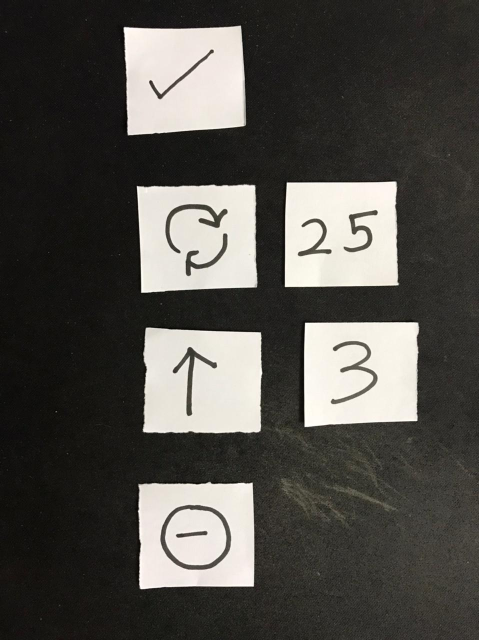
#> input picture backend/server/lexer/test/test3.jpeg, 958 x 1280 px (shown at 1/2 size)
$ python block_detector.py
#> lines starting #> are read from the running program, lines starting #| are printed output that depends on the picture; after the words box and inside, x2 and y2 are one past the last pixel; in counts of white or black regions, pixels touching at a corner belong together
import cv2
import imutils
import numpy as np
import random

def scale_contour(contour, scale):

    M = cv2.moments(contour)
    cx = int(M['m10']/M['m00'])
    cy = int(M['m01']/M['m00'])

    cx_scaled = int(M['m10']/M['m00'])*scale
    cy_scaled = int(M['m01']/M['m00'])*scale

    cnt_norm = contour - [cx, cy]
    cnt_scaled = cnt_norm * scale
    cnt_scaled = cnt_scaled + [cx_scaled, cy_scaled]
    cnt_scaled = cnt_scaled.astype(np.int32)

    return cnt_scaled, cy_scaled

def preprocess(image):

	# resize to smaller factor for better shape approximation
	resized = imutils.resize(image, width=300)
	ratio = image.shape[0] / float(resized.shape[0])

	# convert the resized image to grayscale, blur slightly and threshold it
	gray = cv2.cvtColor(resized, cv2.COLOR_BGR2GRAY)
	blurred = cv2.medianBlur(gray,5)

	# sharpen image to enhance edges
	kernel = np.array((
	[0, -1, 0],
	[-1, 5, -1],
	[0, -1, 0]), dtype="int")
	sharpened = cv2.filter2D(blurred, -1, kernel)

	return sharpened, ratio

def contour_detection(preprocessed_image, src_image, ratio):

	output_patches = []
	centroids = []
	heights = [] # h/2

	edged = cv2.Canny(preprocessed_image, 30, 200)
	contours, _ = cv2.findContours(edged, cv2.RETR_EXTERNAL, cv2.CHAIN_APPROX_NONE)

	cnt_rects = []

	for contour in reversed(contours):
		if len(contour) >= 4:
			if cv2.contourArea(contour) > 300:
				cnt_rects.append((cv2.boundingRect(contour), contour))

	# Sort all the lines vertically first
	sort_vert = sorted(cnt_rects,key=lambda  x:x[0][1]) # sort the contours using y co ordinate
	# print(len(sort_vert))
	lines = [[]]
	lines[0].append(sort_vert[0])

	# Separate the blocks into their separate lines
	for i in range(1, len(sort_vert)):
		if abs(sort_vert[i][0][1] - sort_vert[i-1][0][1]) > abs(sort_vert[i][0][3]/2 + sort_vert[i-1][0][3]/2):
			lines.append([])
		lines[len(lines)-1].append(sort_vert[i])

	# Sort the blocks in each line horizontally
	for i in range(0, len(lines)):
		lines[i] = sorted(lines[i], key=lambda x:x[0][0])

	output_patches = []
	# Get the output image patch for each block
	for line in lines:
		for block in line:
			cnt_rect, contour = block
			cnt_scaled, cy_scaled = scale_contour(contour, ratio)
			x, y, w, h = cv2.boundingRect(cnt_scaled)
			img = src_image[y:y+h, x:x+w]
			output_patches.append(img)
			# cv2.imshow('patch'+ str(random.randint(0, 100)), img)
			# cv2.waitKey(0)
			# cv2.destroyAllWindows()

	return output_patches, lines

def detect_tokens(image): # wrapper function

	'''output : output_patches = list of cropped token images
				line_number    = list of line numbers where each token appears

			use the index of list for the sequential token numbers
	'''

	preprocessed_img, ratio = preprocess(image)
	output_patches, lines =  contour_detection(preprocessed_img, image, ratio)
	line_numbers = [line_no for line_no in range(0, len(lines)) for i in range(0, len(lines[line_no])) ]

	return output_patches, line_numbers


# test
if __name__ == "__main__":
	image_path = './test/test3.jpeg'
	image = cv2.imread(image_path)
#> image is the input picture: shape (1280, 958, 3); mean B, G, R 73.6, 78.3, 80.4
	output_patches, line_number = detect_tokens(image)
#> in preprocess, `resized = imutils.resize(image, width=300)`:
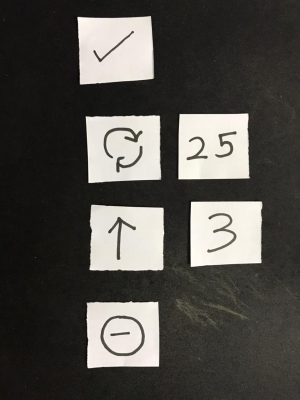
#> resized: shape (400, 300, 3); mean B, G, R 73.6, 78.3, 80.4
#> in preprocess, `sharpened = cv2.filter2D(blurred, -1, kernel)`:
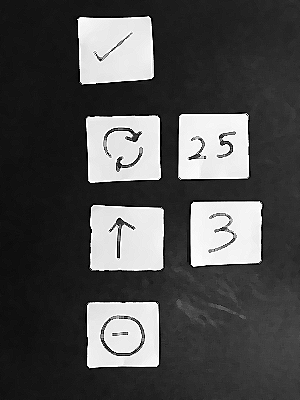
#> sharpened: shape (400, 300); min 0, max 255, mean 78.1
#> in detect_tokens, `preprocessed_img, ratio = preprocess(image)`: ratio = 3.2
#> in contour_detection, `edged = cv2.Canny(preprocessed_image, 30, 200)`:
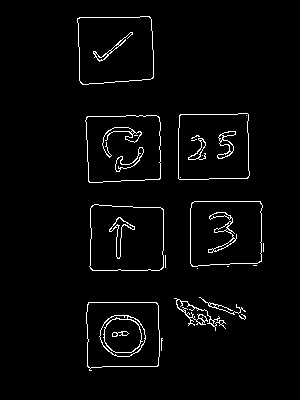
#> edged: shape (400, 300); 2.8% white in thin lines or dots, all inside (x1, y1, x2, y2) = (77, 16, 264, 371)
#> in contour_detection, `contours, _ = cv2.findContours(edged, cv2.RETR_EXTERNAL, cv2.CHAIN_APP..`: contours = 15 contours, 7 with area under 20; largest, box (x1, y1, x2, y2) and area: (77, 16, 154, 85) 4757, (85, 115, 161, 183) 4718, (89, 204, 164, 271) 4634, (86, 302, 160, 371) 4590, (178, 113, 250, 180) 4498, (190, 201, 263, 267) 4448, (174, 298, 226, 331) 137, (199, 297, 246, 315) 34
#> the loop in contour_detection, `for contour in reversed(contours):` made 15 passes
#> contour on passes 9 to 10: [[227, 266], [228, 266]], [[197, 268]]
#> after the loop in contour_detection, `for contour in reversed(contours):`: cnt_rects = 6 items
#> the loop in contour_detection, `for i in range(1, len(sort_vert)):` made 5 passes
#> after the loop in contour_detection, `for i in range(1, len(sort_vert)):`: lines = 4 items
#> the loop in contour_detection, `for i in range(0, len(lines)):` made 4 passes
#> the loop in contour_detection, `for line in lines:` made 4 passes
#> after the loop in contour_detection, `for line in lines:`: output_patches = 6 items
#> in detect_tokens, `output_patches, lines =  contour_detection(preprocessed_img, image, ra..`: lines = 4 items
#> in detect_tokens, `line_numbers = [line_no for line_no in range(0, len(lines)) for i in r..`: line_numbers = [0, 1, 1, 2, 2, 3]
#> output_patches = 6 items; line_number = [0, 1, 1, 2, 2, 3]
	print(line_number)
#| [0, 1, 1, 2, 2, 3]

$ run again, with backend/server/lexer/test/test.jpg copied over backend/server/lexer/test/test3.jpeg
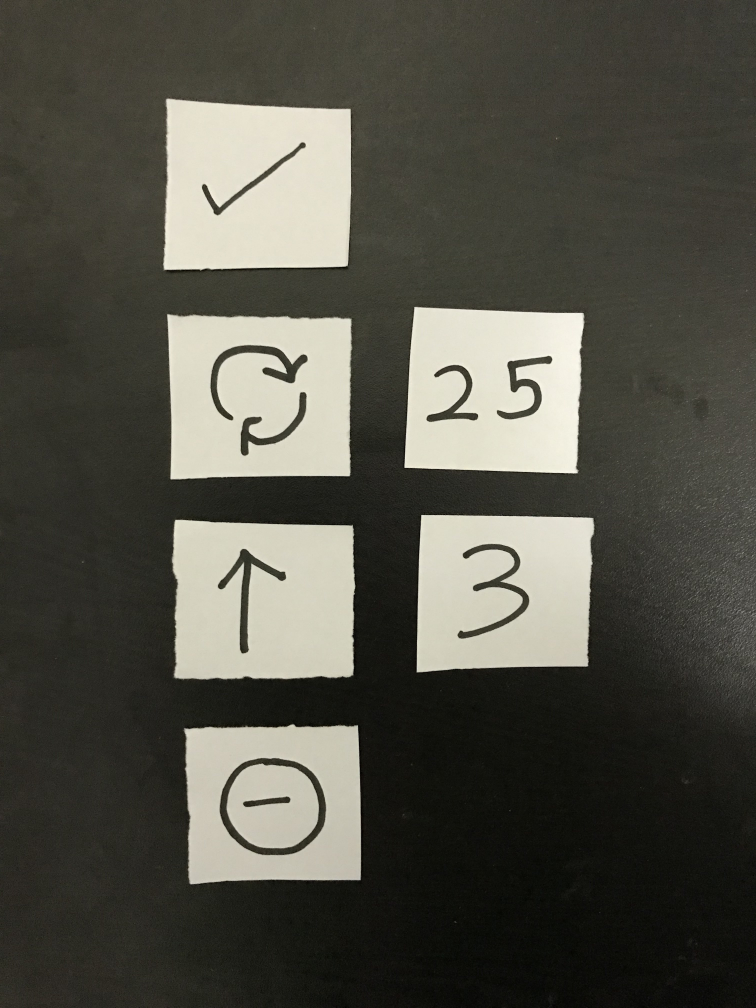
#> input picture backend/server/lexer/test/test.jpg, 3024 x 4032 px (shown at 1/4 size)
#> image is the input picture: shape (4032, 3024, 3); mean B, G, R 71.5, 81, 82.1
#> in preprocess, `sharpened = cv2.filter2D(blurred, -1, kernel)`:
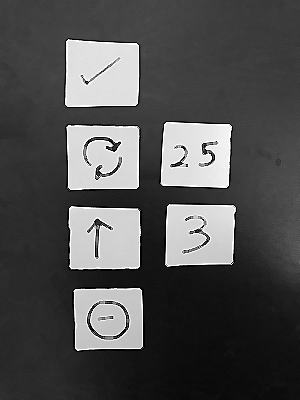
#> sharpened: shape (400, 300); min 0, max 255, mean 80.4
#> in detect_tokens, `preprocessed_img, ratio = preprocess(image)`: ratio = 10.08
#> in contour_detection, `edged = cv2.Canny(preprocessed_image, 30, 200)`:
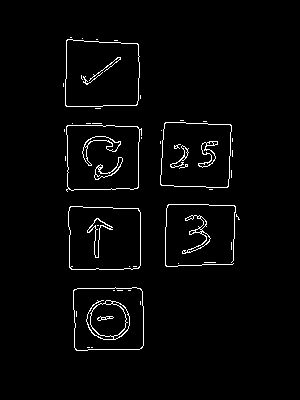
#> edged: shape (400, 300); 2.5% white in thin lines or dots, all inside (x1, y1, x2, y2) = (63, 37, 240, 351)
#> contours = 32 contours, 26 with area under 20; largest, box (x1, y1, x2, y2) and area: (65, 39, 140, 107) 4650, (66, 125, 142, 192) 4517, (68, 206, 141, 270) 4371, (160, 122, 232, 188) 4278, (73, 287, 144, 351) 4211, (182, 215, 211, 254) 214
#> the loop in contour_detection, `for contour in reversed(contours):` made 32 passes
#> contour on passes 1, 2, 4, 12, 16, 17, 18, 20: [[70, 37], [71, 37]], [[82, 38]], [[96, 39], [97, 39]], [[72, 123]], [[64, 129], [64, 130], [64, 131], [64, 130]], [[161, 130]], [[141, 137], [141, 138]], [[160, 141], [160, 142], [160, 143], [160, 142]]
#> after the loop in contour_detection, `for contour in reversed(contours):`: cnt_rects = 5 items
#> the loop in contour_detection, `for i in range(1, len(sort_vert)):` made 4 passes
#> after the loop in contour_detection, `for i in range(1, len(sort_vert)):`: lines = 4 items
#> the loop in contour_detection, `for i in range(0, len(lines)):` made 4 passes
#> the loop in contour_detection, `for line in lines:` made 4 passes
#> after the loop in contour_detection, `for line in lines:`: output_patches = 5 items
#> in detect_tokens, `output_patches, lines =  contour_detection(preprocessed_img, image, ra..`: lines = 4 items
#> line_numbers = [0, 1, 1, 2, 3]
#> `output_patches, line_number = detect_tokens(image)`: output_patches = 5 items; line_number = [0, 1, 1, 2, 3]
#| [0, 1, 1, 2, 3]

$ run again, with backend/server/lexer/test/test1.jpg copied over backend/server/lexer/test/test3.jpeg
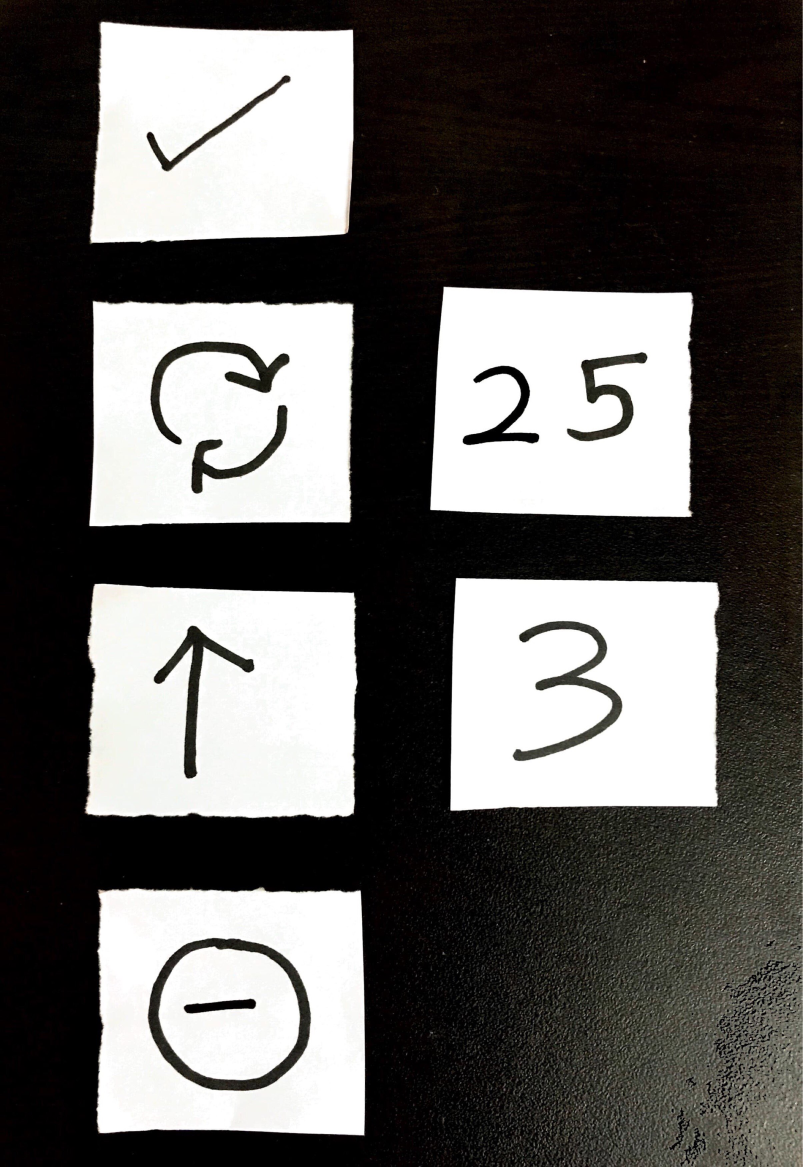
#> input picture backend/server/lexer/test/test1.jpg, 2407 x 3500 px (shown at 1/3 size)
#> image is the input picture: shape (3500, 2407, 3); mean B, G, R 97.2, 99.1, 100.9
#> in preprocess, `sharpened = cv2.filter2D(blurred, -1, kernel)`:
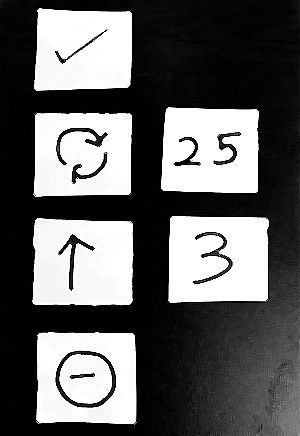
#> sharpened: shape (436, 300); min 0, max 255, mean 98.9
#> in detect_tokens, `preprocessed_img, ratio = preprocess(image)`: ratio = 8.03
#> in contour_detection, `edged = cv2.Canny(preprocessed_image, 30, 200)`:
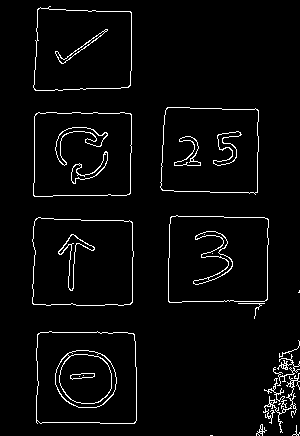
#> edged: shape (436, 300); 3.6% white in thin lines or dots, all inside (x1, y1, x2, y2) = (32, 6, 300, 436)
#> contours = 16 contours, 6 with area under 20; largest, box (x1, y1, x2, y2) and area: (36, 331, 137, 424) 8922, (32, 217, 134, 306) 8402, (168, 215, 269, 303) 8340, (33, 112, 132, 197) 7964, (160, 107, 259, 195) 7908
#> the loop in contour_detection, `for contour in reversed(contours):` made 16 passes
#> contour on passes 13, 16: [[279, 403], [278, 404], [279, 404], [280, 403]], [[210, 435], [211, 435], [212, 435], [211, 435]]
#> after the loop in contour_detection, `for contour in reversed(contours):`: cnt_rects = 6 items
#> the loop in contour_detection, `for i in range(1, len(sort_vert)):` made 5 passes
#> after the loop in contour_detection, `for i in range(1, len(sort_vert)):`: lines = 4 items
#> the loop in contour_detection, `for i in range(0, len(lines)):` made 4 passes
#> the loop in contour_detection, `for line in lines:` made 4 passes
#> after the loop in contour_detection, `for line in lines:`: output_patches = 6 items
#> in detect_tokens, `output_patches, lines =  contour_detection(preprocessed_img, image, ra..`: lines = 4 items
#> line_numbers = [0, 1, 1, 2, 2, 3]
#> `output_patches, line_number = detect_tokens(image)`: output_patches = 6 items; line_number = [0, 1, 1, 2, 2, 3]
#| [0, 1, 1, 2, 2, 3]
